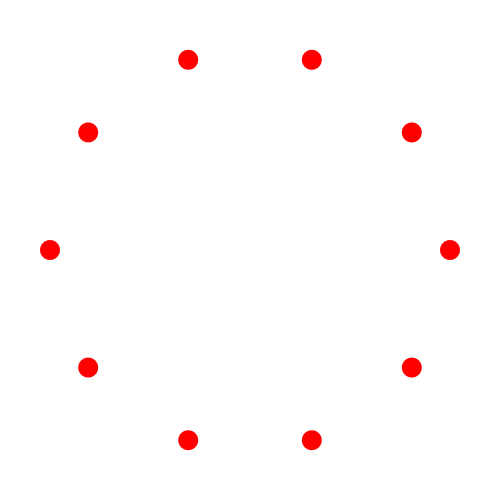
Frame 1 (no input)
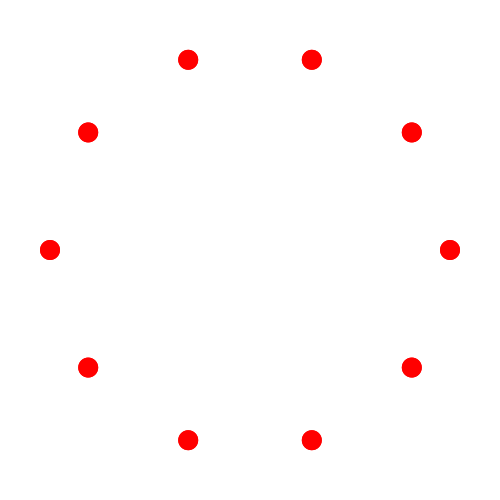
Frame 2 (the mouse pressed at the canvas centre, redrawn once)

The Processing sketch that drew these frames (run headless with seeded random() and noise(); the mouse was pressed at the canvas centre and the sketch redrawn once):

// Processing sketch: points_on_a_circle_YT_IG
// ── points_on_a_circle_YT_IG.pde
float angle;
float slice;
float numSlices = 10;
float radius = 200;
float centerx, centery;

void setup() {
  size(500, 500);
  background(255);
  
  slice = radians(360/numSlices);
  centerx = width/2;
  centery = height/2;
  
  noStroke();
  fill(255, 0, 0);
  noLoop();
}

void draw() {
  
  for (int i = 0; i < numSlices; i++) {
    float angle = i * slice;
    float x = centerx + cos(angle) * radius;
    float y = centery + sin(angle) * radius;
    circle(x, y, 20);
  }
  
}
